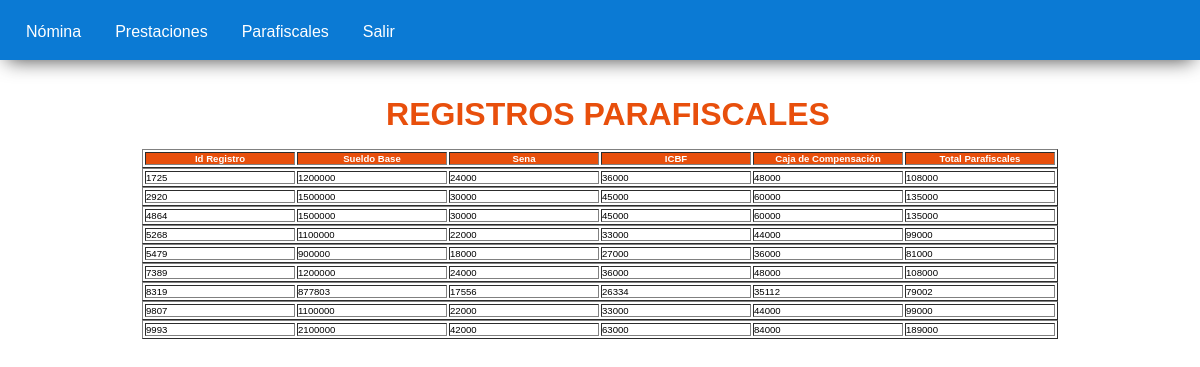
/include/mostrar_parafiscales.php, run on the app's committed database.
### tables this page shows
CREATE TABLE `parafiscales` (
  `id` int(11) NOT NULL,
  `sueldo_base` float NOT NULL,
  `sena` float NOT NULL,
  `icbf` float NOT NULL,
  `caja` float NOT NULL,
  `total` float NOT NULL
);

### include/mostrar_parafiscales.php (the view, shortened to what this page needs)
<!DOCTYPE html>
<html lang="en">
<head>
    <link rel="stylesheet" href="../css/styles.css">
</head>
<body>
    <div id="header">
        <ul class="nav">
            <li><a href="">Nómina</a>
            </li>
            <li><a href="">Prestaciones</a>
            </li>
            <li><a href="">Parafiscales</a>
            </li>
            <li><a href="./logOut.php">Salir</a></li>
        </ul>
    </div>
    <section class="table table_parafiscales">
        <center>
            <h1>REGISTROS PARAFISCALES</h1>
        </center>
        <center>
            <table border=1>
                <th width=150 style="color: #ffffff;" bgcolor="#E84F0C">Id Registro</th>
                <th width=150 style="color: #ffffff;" bgcolor="#E84F0C">Sueldo Base</th>
                <th width=150 style="color: #ffffff;" bgcolor="#E84F0C">Sena</th>
                <th width=150 style="color: #ffffff;" bgcolor="#E84F0C">ICBF</th>
                <th width=150 style="color: #ffffff;" bgcolor="#E84F0C">Caja de Compensación</th>
                <th width=150 style="color: #ffffff;" bgcolor="#E84F0C">Total Parafiscales</th>
            </table>
        </center>
    </section>
</body>
<?php
$mysqli = new mysqli('127.0.0.1', 'root', '', 'proyecto_psq02');
if ($mysqli->connect_error) {
    echo " LO SENTIMOS, ESTE SITIO WEB ESTA EXPERIMENTANDO PROBLEMAS  <BR>";
    echo "error: Fallo al conectarse a mysql debido a:  " . $mysqli->connect_error . "<br>";
    exit;
} else {
    $sql = "SELECT * from parafiscales";
    $result = mysqli_query($mysqli, $sql);
    while ($mostrar = mysqli_fetch_array($result)) {
        echo "<center><table border=1 style='font-size:.6rem'>";
        echo "<td width=150>", $mostrar['id'] . "</td>";
        echo "<td width=150>", $mostrar['sueldo_base'] . "</td>";
        echo "<td width=150>", $mostrar['sena'] . "</td>";
        echo "<td width=150>", $mostrar['icbf'] . "</td>";
        echo "<td width=150>", $mostrar['caja'] . "</td>";
        echo "<td width=150>", $mostrar['total'] . "</td>";
    }
    echo "</table></center>";
}
?>

### css/styles.css (style rules this page uses)
* { margin: 0px; padding: 0px; font-family: Verdana, Geneva, Tahoma, sans-serif; box-sizing: border-box; }
#header { position: fixed; top: 0; margin: auto; background-color: #0b7ad4; box-shadow: 0px 7px 20px -7px rgba(0, 0, 0, 0.75); height: 60px; width: 100%; font-family: Arial, Helvetica, sans-serif; z-index: 999999; }
ul, ol { list-style: none; }
.nav { margin-left: 12px; }
.nav > li { float: left; }
.nav li a { background-color: #0b7ad4; color: #fff; text-decoration: none; padding: 23px 20px 18px 14px; display: block; }
h1 { font-size: 1.2rem; margin-left: 1rem; color: #0bb6d9; }
.table { margin-top: 6rem; font-size: 0.6rem; }
.table h1 { font-size: 2rem; margin-bottom: 1rem; }
.table_parafiscales h1 { color: #e84f0c; }

### data on the page
parafiscales: id "1725", sueldo_base "1200000", sena "24000", icbf "36000", caja "48000", total "108000"
parafiscales: id "2920", sueldo_base "1500000", sena "30000", icbf "45000", caja "60000", total "135000"
parafiscales: id "4864", sueldo_base "1500000", sena "30000", icbf "45000", caja "60000", total "135000"
parafiscales: id "5268", sueldo_base "1100000", sena "22000", icbf "33000", caja "44000", total "99000"
parafiscales: id "5479", sueldo_base "900000", sena "18000", icbf "27000", caja "36000", total "81000"
parafiscales: id "7389", sueldo_base "1200000", sena "24000", icbf "36000", caja "48000", total "108000"
parafiscales: id "8319", sueldo_base "877803", sena "17556", icbf "26334", caja "35112", total "79002"
parafiscales: id "9807", sueldo_base "1100000", sena "22000", icbf "33000", caja "44000", total "99000"
parafiscales: id "9993", sueldo_base "2100000", sena "42000", icbf "63000", caja "84000", total "189000"
